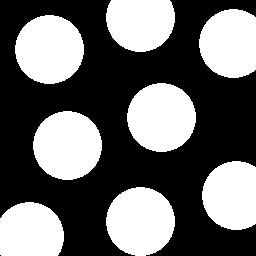
#> input picture circles.bmp, 256 x 256 px
$ python fft2_example.py
#> lines starting #> are read from the running program, lines starting #| are printed output that depends on the picture; after the words box and inside, x2 and y2 are one past the last pixel; in counts of white or black regions, pixels touching at a corner belong together
from PIL import Image
import numpy as np
import matplotlib.pyplot as plt

# open an 8bpp indexed image
img = Image.open('circles.bmp')
#> img is the input picture: PIL image 256x256 P; 41.7% white; 8 white regions, largest, box (x1, y1, x2, y2) and area: (15, 15, 84, 84) 3719, (127, 83, 196, 152) 3719, (33, 111, 102, 180) 3719
# as array
img_data = np.asarray(img)
# perform fft2
fourier = np.fft.fft2(img_data)
# fftshift
fourier = np.fft.fftshift(fourier)
# abs
fourier = np.abs(fourier)
# log10
fourier = np.log10(fourier)
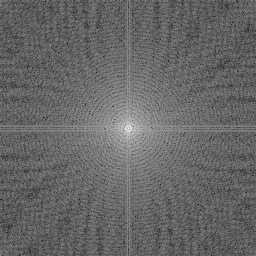
#> fourier: shape (256, 256) float64; min 1.38, max 6.84, mean 3.59; drawn with min black and max white
# lowest
lowest = np.nanmin(fourier)
#> lowest = 1.38
# highest
highest = np.nanmax(fourier)
#> highest = 6.84
# contrast
original_range = highest - lowest
#> original_range = 5.47
# normalize
norm_fourier = (fourier - lowest) / original_range * 255
# convert to image
norm_fourier_img = Image.fromarray(norm_fourier)
# display and save
fig = plt.figure()
ax1 = fig.add_subplot(121)
ax2 = fig.add_subplot(122)
ax1.imshow(img,cmap='gray')
ax2.imshow(norm_fourier_img)
ax1.title.set_text('Original image')
ax2.title.set_text('Fourier image')
plt.show()
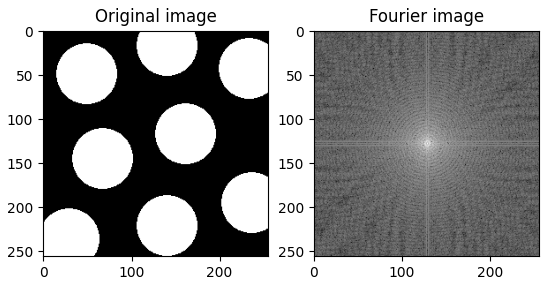
#> figure drawn by matplotlib, 2 panels
